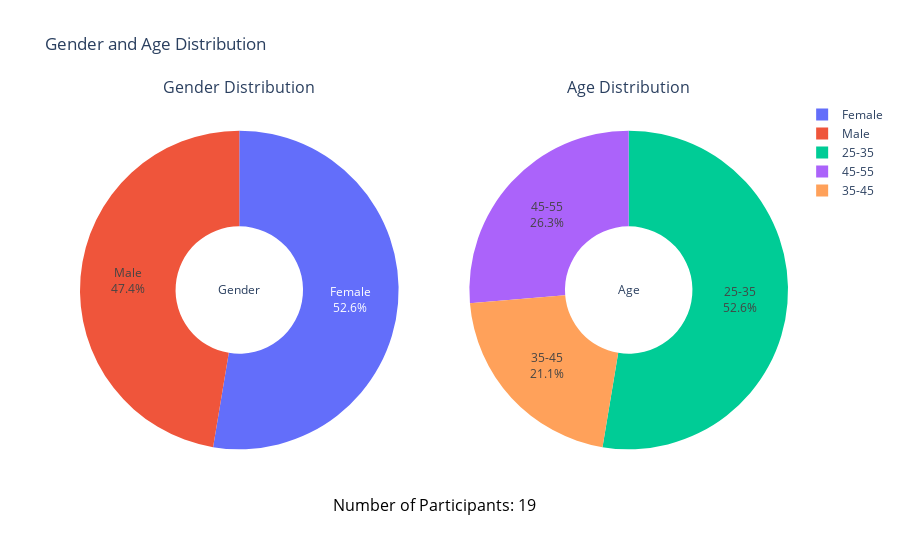

Notebook source saved alongside this figure:
### Markdown cell above
### Demographics

### Code cell
# Show me the ratio of "Nem" (gender) in this survey.
gender = df_hu['Nem'].value_counts(normalize=True) * 100

# Show me the ratios of "Életkor" (age) in this survey.
age = df_hu['Életkor'].value_counts(normalize=True) * 100

# Translate
gender_translation = {
    'nő': 'Female',
    'férfi': 'Male'
}
gender_labels_en = gender.index.map(gender_translation)

# Prepare data for gender pie chart
gender_pie = go.Pie(
    labels=gender_labels_en,
    values=gender.values,
    name='Gender',
    hole=0.4,
    title='Gender'
)

# Prepare data for age pie chart
age_pie = go.Pie(
    labels=age.index,
    values=age.values,
    name='Age',
    hole=0.4,
    title='Age'
)

# Create subplot with 1 row and 2 columns
fig = make_subplots(rows=1, cols=2, specs=[[{'type':'domain'}, {'type':'domain'}]],
                    subplot_titles=['Gender Distribution', 'Age Distribution'])

fig.add_trace(gender_pie, 1, 1)
fig.add_trace(age_pie, 1, 2)

fig.update_traces(textinfo='percent+label')
fig.update_layout(title_text='Gender and Age Distribution')

# Add a text that shows the total number of participants
total_participants = df_hu.shape[0]
fig.add_annotation(
    text=f'Number of Participants: {total_participants}',
    xref='paper', yref='paper',
    x=0.5, y=-0.1,
    showarrow=False,
    font=dict(size=16, color='black'),
    align='center'
)

fig.show()

# Save it as html
fig.write_html('demographics_hu.html')

# Save it as image
fig.write_image('demographics_hu.png', scale=2, width=1000, height=500)

### Figure 1 — Plotly figure (JSON) as saved in the notebook; plotly's stock layout.template omitted (floating-point values rounded to 4 significant figures)
{"data": [{"domain": {"x": [0, 0.45], "y": [0, 1]}, "hole": 0.4, "labels": ["Female", "Male"], "name": "Gender", "textinfo": "percent+label", "title": {"text": "Gender"}, "type": "pie", "values": [52.63, 47.37]}, {"domain": {"x": [0.55, 1], "y": [0, 1]}, "hole": 0.4, "labels": ["25-35", "45-55", "35-45"], "name": "Age", "textinfo": "percent+label", "title": {"text": "Age"}, "type": "pie", "values": [52.63, 26.32, 21.05]}], "layout": {"annotations": [{"font": {"size": 16}, "showarrow": false, "text": "Gender Distribution", "x": 0.225, "xanchor": "center", "xref": "paper", "y": 1, "yanchor": "bottom", "yref": "paper"}, {"font": {"size": 16}, "showarrow": false, "text": "Age Distribution", "x": 0.775, "xanchor": "center", "xref": "paper", "y": 1, "yanchor": "bottom", "yref": "paper"}, {"align": "center", "font": {"color": "black", "size": 16}, "showarrow": false, "text": "Number of Participants: 19", "x": 0.5, "xref": "paper", "y": -0.1, "yref": "paper"}], "title": {"text": "Gender and Age Distribution"}}}
